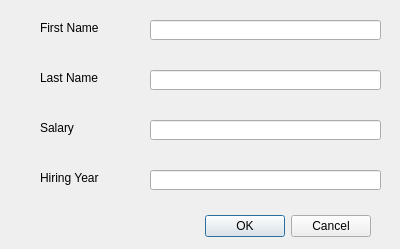
<?xml version="1.0" encoding="UTF-8"?>
<ui version="4.0">
 <class>AddRecord</class>
 <widget class="QDialog" name="AddRecord">
  <property name="geometry">
   <rect>
    <x>0</x>
    <y>0</y>
    <width>400</width>
    <height>249</height>
   </rect>
  </property>
  <property name="windowTitle">
   <string>Dialog</string>
  </property>
  <widget class="QDialogButtonBox" name="buttonBox">
   <property name="geometry">
    <rect>
     <x>30</x>
     <y>210</y>
     <width>341</width>
     <height>32</height>
    </rect>
   </property>
   <property name="orientation">
    <enum>Qt::Horizontal</enum>
   </property>
   <property name="standardButtons">
    <set>QDialogButtonBox::Cancel|QDialogButtonBox::Ok</set>
   </property>
  </widget>
  <widget class="QLineEdit" name="lineEdit">
   <property name="geometry">
    <rect>
     <x>150</x>
     <y>20</y>
     <width>231</width>
     <height>20</height>
    </rect>
   </property>
  </widget>
  <widget class="QLineEdit" name="lineEdit_2">
   <property name="geometry">
    <rect>
     <x>150</x>
     <y>70</y>
     <width>231</width>
     <height>20</height>
    </rect>
   </property>
  </widget>
  <widget class="QLineEdit" name="lineEdit_3">
   <property name="geometry">
    <rect>
     <x>150</x>
     <y>120</y>
     <width>231</width>
     <height>20</height>
    </rect>
   </property>
  </widget>
  <widget class="QLineEdit" name="lineEdit_4">
   <property name="geometry">
    <rect>
     <x>150</x>
     <y>170</y>
     <width>231</width>
     <height>20</height>
    </rect>
   </property>
  </widget>
  <widget class="QLabel" name="label">
   <property name="geometry">
    <rect>
     <x>40</x>
     <y>20</y>
     <width>91</width>
     <height>16</height>
    </rect>
   </property>
   <property name="text">
    <string>First Name</string>
   </property>
  </widget>
  <widget class="QLabel" name="label_2">
   <property name="geometry">
    <rect>
     <x>40</x>
     <y>70</y>
     <width>91</width>
     <height>16</height>
    </rect>
   </property>
   <property name="text">
    <string>Last Name</string>
   </property>
  </widget>
  <widget class="QLabel" name="label_3">
   <property name="geometry">
    <rect>
     <x>40</x>
     <y>120</y>
     <width>91</width>
     <height>16</height>
    </rect>
   </property>
   <property name="text">
    <string>Salary</string>
   </property>
  </widget>
  <widget class="QLabel" name="label_4">
   <property name="geometry">
    <rect>
     <x>40</x>
     <y>170</y>
     <width>91</width>
     <height>16</height>
    </rect>
   </property>
   <property name="text">
    <string>Hiring Year</string>
   </property>
  </widget>
 </widget>
 <resources/>
 <connections>
  <connection>
   <sender>buttonBox</sender>
   <signal>accepted()</signal>
   <receiver>AddRecord</receiver>
   <slot>accept()</slot>
   <hints>
    <hint type="sourcelabel">
     <x>248</x>
     <y>254</y>
    </hint>
    <hint type="destinationlabel">
     <x>157</x>
     <y>274</y>
    </hint>
   </hints>
  </connection>
  <connection>
   <sender>buttonBox</sender>
   <signal>rejected()</signal>
   <receiver>AddRecord</receiver>
   <slot>reject()</slot>
   <hints>
    <hint type="sourcelabel">
     <x>316</x>
     <y>260</y>
    </hint>
    <hint type="destinationlabel">
     <x>286</x>
     <y>274</y>
    </hint>
   </hints>
  </connection>
 </connections>
</ui>
